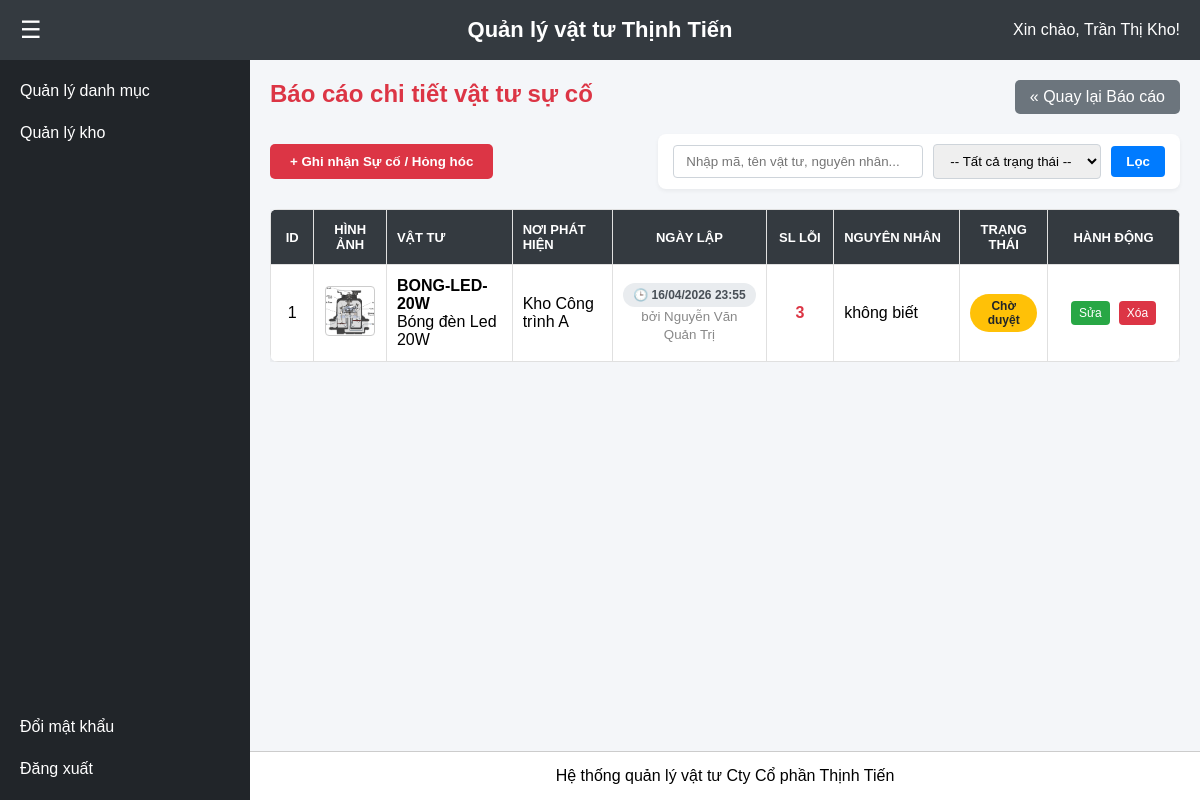
The page /bctk_suco.php (signed in) on the database its author committed.
### tables this page shows
CREATE TABLE IF NOT EXISTS `nguoi_dung` (
  `id_nguoi_dung` int(11) NOT NULL AUTO_INCREMENT,
  `tai_khoan` varchar(50) NOT NULL,
  `mat_khau` varchar(255) NOT NULL,
  `ho_ten` varchar(100) NOT NULL,
  `id_vai_tro` int(11) DEFAULT NULL,
  PRIMARY KEY (`id_nguoi_dung`),
  UNIQUE KEY `tai_khoan` (`tai_khoan`),
  KEY `fk_nguoidung_vaitro` (`id_vai_tro`)
);

CREATE TABLE IF NOT EXISTS `bao_cao_su_co` (
  `id_bao_cao` int(11) NOT NULL AUTO_INCREMENT,
  `id_vat_tu` int(11) DEFAULT NULL,
  `id_kho` int(11) DEFAULT NULL,
  `so_luong_hao_hut` int(11) NOT NULL,
  `nguyen_nhan` text DEFAULT NULL,
  `ngay_lap` datetime DEFAULT current_timestamp(),
  `hinh_anh` varchar(255) DEFAULT NULL,
  `trang_thai_duyet` varchar(50) DEFAULT 'Chờ duyệt',
  `id_nguoi_lap` int(11) DEFAULT NULL,
  PRIMARY KEY (`id_bao_cao`),
  KEY `idx_bc_vattu` (`id_vat_tu`),
  KEY `idx_bc_kho` (`id_kho`),
  KEY `idx_bc_nguoi_lap` (`id_nguoi_lap`)
);

CREATE TABLE IF NOT EXISTS `vat_tu` (
  `id_vat_tu` int(11) NOT NULL AUTO_INCREMENT,
  `ma_vat_tu` varchar(50) NOT NULL,
  `ten_vat_tu` varchar(255) NOT NULL,
  `id_dvt` int(11) NOT NULL,
  `id_loai_vat_tu` int(11) DEFAULT NULL,
  `mo_ta` text DEFAULT NULL,
  `anh_vat_tu` varchar(255) DEFAULT NULL,
  `id_hsx` int(11) DEFAULT NULL,
  `id_kho` int(11) NOT NULL,
  PRIMARY KEY (`id_vat_tu`),
  UNIQUE KEY `ma_vat_tu` (`ma_vat_tu`),
  KEY `fk_vattu_dvt` (`id_dvt`),
  KEY `fk_vattu_hsx` (`id_hsx`),
  KEY `fk_vat_tu_loai` (`id_loai_vat_tu`),
  KEY `id_kho` (`id_kho`),
  KEY `id_kho_2` (`id_kho`)
);

CREATE TABLE IF NOT EXISTS `kho` (
  `id_kho` int(11) NOT NULL AUTO_INCREMENT,
  `ten_kho` varchar(100) NOT NULL,
  `dia_chi` text DEFAULT NULL,
  PRIMARY KEY (`id_kho`)
);

### bctk_suco.php (the view, shortened to what this page needs)
<?php
include 'db_connect.php';
$target_dir_suco = "images/suco/";
$search_query = isset($_GET['search']) ? mysqli_real_escape_string($conn, trim($_GET['search'])) : "";
$where_conditions = ["1=1"];
$where_sql = implode(" AND ", $where_conditions);
?>
<!DOCTYPE html>
<html lang="vi">
<head>
    <link rel="stylesheet" href="/css/style.css?v=<?php echo time(); ?>">
</head>
<body>
    <?php include 'includes/header.php'; ?>
    <div class="wrapper">
        <?php include 'includes/sidebar.php'; ?>
        <div class="main-content">
            <main>
                <div class="toolbar">
                    <h2 class="page-title" style="margin: 0; color: #dc3545;">Báo cáo chi tiết vật tư sự cố</h2>
                    <a href="bctk_index.php" style="padding: 8px 15px; background: #6c757d; color: white; text-decoration: none; border-radius: 5px;">&laquo; Quay lại Báo cáo</a>
                </div>
                <div class="filter-wrapper">
                    <button class="btn-add" onclick="moModalThem()" style="margin: 0;">+ Ghi nhận Sự cố / Hỏng hóc</button>
                    <form class="filter-form" method="GET" action="bctk_suco.php">
                        <input type="text" name="search" placeholder="Nhập mã, tên vật tư, nguyên nhân..." value="<?php echo htmlspecialchars($search_query); ?>" style="width: 250px;">
                        <select name="status">
                            <option value="">-- Tất cả trạng thái --</option>
                        </select>
                        <button type="submit" style="padding: 8px 15px; background: #007bff; color: white; border: none; border-radius: 4px; cursor: pointer; font-weight: bold;">Lọc</button>
                    </form>
                </div>
                <div style="overflow-x: auto;">
                    <table class="data-table">
                        <thead>
                            <tr>
                                <th width="5%" class="text-center">ID</th>
                                <th width="8%" class="text-center">Hình ảnh</th>
                                <th width="15%" class="text-left">Vật tư</th>
                                <th width="12%" class="text-left">Nơi phát hiện</th>
                                <th width="12%" class="text-center">Ngày lập</th>
                                <th width="8%" class="text-center">SL Lỗi</th>
                                <th width="15%" class="text-left">Nguyên nhân</th>
                                <th width="10%" class="text-center">Trạng thái</th>
                                <th width="15%" class="text-center">Hành động</th>
                            </tr>
                        </thead>
                        <tbody>
                            <?php
                            $sql = "SELECT bc.*, vt.ma_vat_tu, vt.ten_vat_tu, k.ten_kho, nd.ho_ten as nguoi_lap
                                    FROM bao_cao_su_co bc
                                    LEFT JOIN vat_tu vt ON bc.id_vat_tu = vt.id_vat_tu
                                    LEFT JOIN kho k ON bc.id_kho = k.id_kho
                                    LEFT JOIN nguoi_dung nd ON bc.id_nguoi_lap = nd.id_nguoi_dung
                                    WHERE $where_sql
                                    ORDER BY bc.id_bao_cao DESC";
                            $result = mysqli_query($conn, $sql);
                            if(mysqli_num_rows($result) > 0) {
                                while ($row = mysqli_fetch_assoc($result)) {
                                    $status = $row['trang_thai_duyet'];
                                    $badge_class = 'badge-pending';
                                    $ngay_lap = isset($row['ngay_lap']) ? date('d/m/Y H:i', strtotime($row['ngay_lap'])) : 'Chưa có';
                                    echo "<tr>";
                                    echo "<td class='text-center'>{$row['id_bao_cao']}</td>";
                                    echo "<td class='text-center'>";
                                    if(!empty($row['hinh_anh']) && file_exists($target_dir_suco . $row['hinh_anh'])) {
                                        echo "<a href='{$target_dir_suco}{$row['hinh_anh']}' target='_blank'><img src='{$target_dir_suco}{$row['hinh_anh']}' class='img-thumbnail'></a>";
                                    } else {
                                        echo "<span style='color:#999; font-size:11px;'>Không có</span>";
                                    }
                                    echo "</td>";
                                    echo "<td class='text-left'><strong>{$row['ma_vat_tu']}</strong><br>{$row['ten_vat_tu']}</td>";
                                    echo "<td class='text-left'>{$row['ten_kho']}</td>";
                                    echo "<td class='text-center'><span class='badge-date'>🕒 {$ngay_lap}</span><br><small style='color:#888;'>bởi {$row['nguoi_lap']}</small></td>";
                                    echo "<td class='text-center' style='color:#dc3545; font-weight:bold;'>{$row['so_luong_hao_hut']}</td>";
                                    echo "<td class='text-left'>" . htmlspecialchars($row['nguyen_nhan']) . "</td>";
                                    echo "<td class='text-center'><span class='badge {$badge_class}'>{$status}</span></td>";
                                    echo "<td class='text-center'>";
                                    if ($status == 'Chờ duyệt') {
                                        $imgPath = (!empty($row['hinh_anh'])) ? $target_dir_suco . $row['hinh_anh'] : '';
                                        echo "<div style='display:flex; justify-content:center; gap:5px;'>
                                                <a href='javascript:void(0)' class='btn-action btn-edit' style='padding:5px 8px; font-size:12px;'
                                                onclick='moModalSua({$row['id_bao_cao']}, \"{$row['ten_vat_tu']} ({$row['ma_vat_tu']})\", \"{$row['ten_kho']}\", {$row['so_luong_hao_hut']}, \"" . htmlspecialchars($row['nguyen_nhan'], ENT_QUOTES) . "\", \"{$imgPath}\")'>Sửa</a>
                                                <a href='bctk_suco.php?action=delete&id={$row['id_bao_cao']}' class='btn-action btn-delete' style='padding:5px 8px; font-size:12px;'
                                                onclick='return confirm(\"Xóa báo cáo này hệ thống cũng sẽ xóa luôn ảnh đính kèm. Bạn có chắc chắn?\");'>Xóa</a>
                                              </div>";
                                    } else {
                                        echo "<span style='font-size:12px; color:#888; background:#eee; padding: 3px 8px; border-radius:4px;'>🔒 Đã khóa</span>";
                                    }
                                    echo "</td>";
                                    echo "</tr>";
                                }
                            } else {
                                echo "<tr><td colspan='9' class='text-center' style='padding: 20px;'>Không tìm thấy báo cáo nào khớp với điều kiện tìm kiếm!</td></tr>";
                            }
                            ?>
                        </tbody>
                    </table>
                </div>
            </main>
            <?php include 'includes/footer.php'; ?>
        </div>
    </div>
</body>
</html>

### includes/header.php (shortened to what this page needs)
<?php
include 'db_connect.php';
$id_nguoi_dung = $_SESSION['id_nguoi_dung'];
$sql = "SELECT * FROM nguoi_dung WHERE id_nguoi_dung='$id_nguoi_dung'";
$result_user = mysqli_query($conn, $sql);
if ($row = mysqli_fetch_assoc($result_user)) {
    $ho_ten = $row['ho_ten'];
} else {
    $ho_ten = "Admin";
}
?>
<header>
    <div class="header-left">
        <button class="btn-toggle" onclick="dongMoSidebar()">☰</button>
    </div>
    <div class="header-center">
        Quản lý vật tư Thịnh Tiến
    </div>
    <div class="header-right">
        Xin chào, <?php echo $ho_ten; ?>!
    </div>
</header>

### css/style.css (style rules this page uses)
* { margin: 0; padding: 0; box-sizing: border-box; font-family: Arial, sans-serif; }
body { display: flex; flex-direction: column; height: 100vh; }
header { display: flex; align-items: center; background-color: #343a40; color: white; height: 60px; padding: 0 20px; }
.header-left { flex: 1; display: flex; justify-content: flex-start; }
.header-center { flex: 1; display: flex; justify-content: center; font-size: 22px; font-weight: bold; }
.header-right { flex: 1; display: flex; justify-content: flex-end; }
.btn-toggle { background: transparent; border: none; color: white; font-size: 24px; cursor: pointer; }
.wrapper { display: flex; flex: 1; overflow: hidden; }
.main-content { flex: 1; display: flex; flex-direction: column; background: #f4f6f9; }
main { flex: 1; padding: 20px; }
.btn-action { padding: 5px 10px; color: white; text-decoration: none; border-radius: 4px; font-size: 13px; margin: 0 2px; display: inline-block; }
.btn-edit { background-color: #28a745; }
.btn-delete { background-color: #dc3545; }
.text-center { text-align: center; }
.text-left { text-align: left; }
.btn-action { padding: 6px 12px; font-size: 12px; border-radius: 4px; text-decoration: none; color: white; margin: 0 2px; }

### bctk_suco.php (style rules this page uses)
.toolbar { display: flex; justify-content: space-between; margin-bottom: 20px; }
.btn-add { background-color: #dc3545; color: white; padding: 10px 20px; border: none; border-radius: 5px; cursor: pointer; font-weight: bold; text-decoration: none; }
.data-table { width: 100%; border-collapse: collapse; background: white; box-shadow: 0 2px 8px rgba(0,0,0,0.1); border-radius: 8px; overflow: hidden; }
.data-table th, .data-table td { padding: 12px 10px; border: 1px solid #e0e0e0; vertical-align: middle; }
.data-table thead th { background-color: #343a40; color: white; text-transform: uppercase; font-size: 13px; }
.badge { padding: 5px 10px; border-radius: 20px; font-size: 12px; font-weight: bold; color: white; display: inline-block; }
.badge-pending { background-color: #ffc107; color: #212529; }
.badge-date { background: #e9ecef; padding: 5px 10px; border-radius: 20px; font-size: 12px; color: #495057; font-weight: 600; display: inline-block; white-space: nowrap; }
.img-thumbnail { width: 50px; height: 50px; object-fit: cover; border-radius: 4px; border: 1px solid #ccc; cursor: pointer; }
.filter-wrapper { display: flex; justify-content: space-between; align-items: center; margin-bottom: 20px; flex-wrap: wrap; gap: 15px; }
.filter-form { display: flex; gap: 10px; align-items: center; background: #fff; padding: 10px 15px; border-radius: 8px; box-shadow: 0 2px 4px rgba(0,0,0,0.05); }
.filter-form input, .filter-form select { padding: 8px 12px; border: 1px solid #ced4da; border-radius: 4px; outline: none; }

### rows shown on the page
nguoi_dung: ho_ten "Trần Thị Kho"
bao_cao_su_co: id_bao_cao "1", hinh_anh (picture), id_vat_tu.ma_vat_tu "BONG-LED-20W", id_vat_tu.ten_vat_tu "Bóng đèn Led 20W", id_kho.ten_kho "Kho Công trình A", ngay_lap "16/04/2026 23:55", id_nguoi_lap.ho_ten "Nguyễn Văn Quản Trị", so_luong_hao_hut "3", nguyen_nhan "không biết", trang_thai_duyet "Chờ duyệt"
